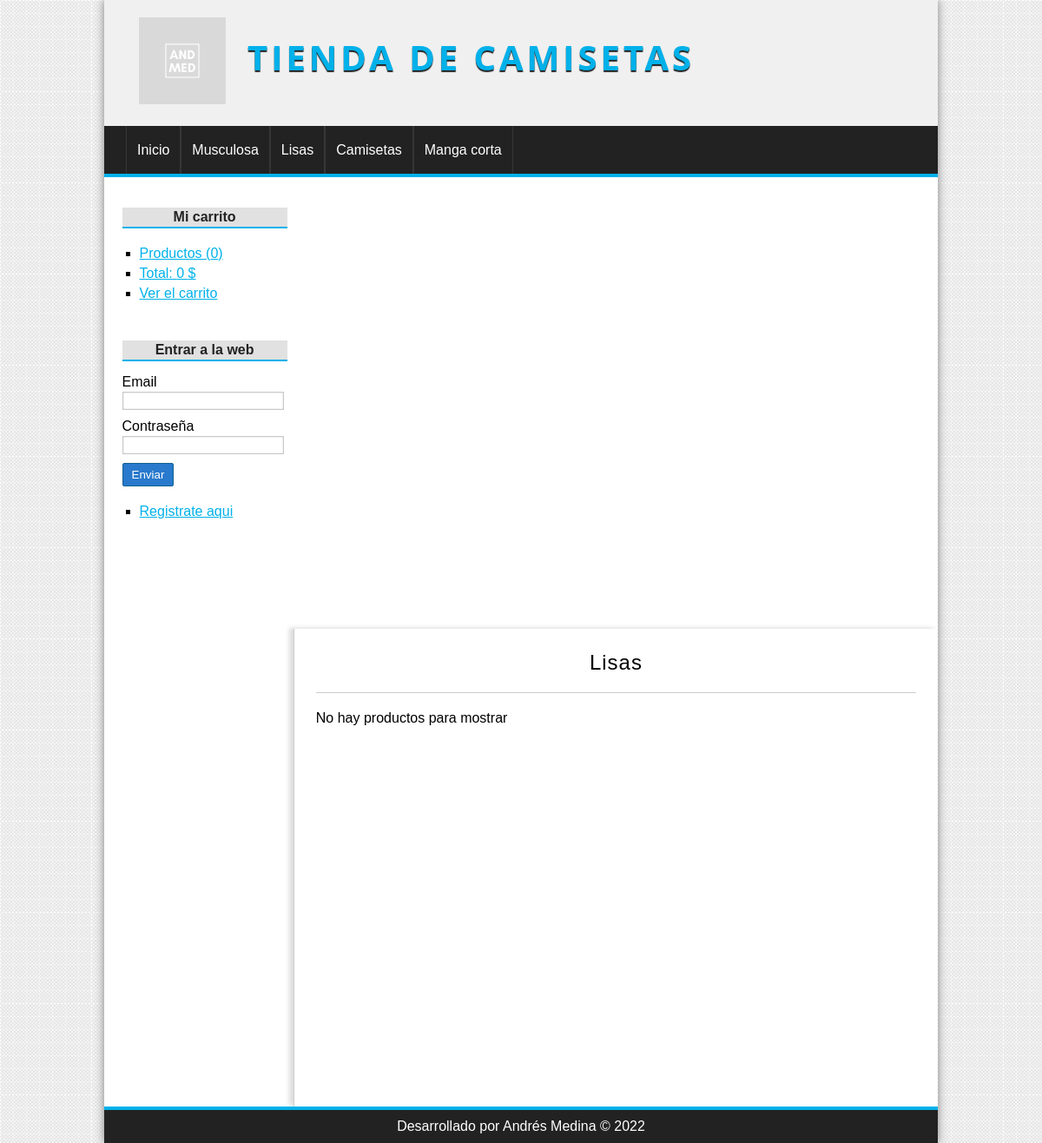
/categoria/ver&id=3, run on the app's committed database.
### tables this page shows
CREATE TABLE categorias(
id              int(255) auto_increment not null,
nombre          varchar(100) not null,
CONSTRAINT pk_categorias PRIMARY KEY(id) 
);

### config/db.php (called while the page is built)
<?php
class Database{
	public static function connect(){
		$db = new mysqli('localhost', 'root', '', 'tienda');
		$db->query("SET NAMES 'utf8'");
		return $db;
	}
}

### helpers/utils.php (called while the page is built, shortened)
<?php
class Utils{
	public static function showCategorias(){
		require_once 'models/categoria.php';
		$categoria = new Categoria();
		$categorias = $categoria->getAll();
		return $categorias;
	}
}

### models/categoria.php (called while the page is built, shortened)
<?php
class Categoria{
	private $id;
	private $db;
	public function __construct() {
		$this->db = Database::connect();
	}
	function getId() {
		return $this->id;
	}
	function setId($id) {
		$this->id = $id;
	}
	public function getAll(){
		$categorias = $this->db->query("SELECT * FROM categorias ORDER BY id DESC;");
		return $categorias;
	}
	public function getOne(){
		$categoria = $this->db->query("SELECT * FROM categorias WHERE id={$this->getId()}");
		return $categoria->fetch_object();
	}
}

### controllers/CategoriaController.php (called while the page is built, shortened)
<?php
require_once 'models/categoria.php';
require_once 'models/producto.php';
class categoriaController{
	public function ver(){
		if(isset($_GET['id'])){
			$id = $_GET['id'];
			$categoria = new Categoria();
			$categoria->setId($id);
			$categoria = $categoria->getOne();
			$producto = new Producto();
			$producto->setCategoria_id($id);
			$productos = $producto->getAllCategory();
		}
		require_once 'views/categoria/ver.php';
	}
}

### models/producto.php (called while the page is built, shortened)
<?php
class Producto{
	private $categoria_id;
	private $db;
	public function __construct() {
		$this->db = Database::connect();
	}
	function getCategoria_id() {
		return $this->categoria_id;
	}
	function setCategoria_id($categoria_id) {
		$this->categoria_id = $categoria_id;
	}
	public function getAllCategory(){
		$sql = "SELECT p.*, c.nombre AS 'catnombre' FROM productos p "
				. "INNER JOIN categorias c ON c.id = p.categoria_id "
				. "WHERE p.categoria_id = {$this->getCategoria_id()} "
				. "ORDER BY id DESC";
		$productos = $this->db->query($sql);
		return $productos;
	}
}

### views/categoria/ver.php (the view, shortened to what this page needs)
<?php if (isset($categoria)): ?>
	<h1><?= $categoria->nombre ?></h1>
	<?php if ($productos->num_rows == 0): ?>
		<p>No hay productos para mostrar</p>
	<?php endif; ?>
<?php else: ?>
	<h1>La categoría no existe</h1>
<?php endif; ?>

### views/layout/header.php (shortened to what this page needs)
<!DOCTYPE HTML>
<html lang="es">
	<head>
		<link rel="stylesheet" href="<?=base_url?>assets/css/styles.css" />
	</head>
	<body>
		<div id="container">
			<nav class="navbar navbar-expand-lg bg-light">
			<header id="header">
				<div id="logo">
					<img src="<?=base_url?>assets/img/logo_index.png" alt="Camiseta Logo" />
					<a href="<?=base_url?>"> Tienda de camisetas </a>
				</div>
			</header>
			</nav>
			<?php $categorias = Utils::showCategorias(); ?>
			<nav id="menu">
				<ul>
					<li>
						<a href="<?=base_url?>">Inicio</a>
					</li>
					<?php while($cat = $categorias->fetch_object()): ?>
						<li>
							<a href="<?=base_url?>categoria/ver&id=<?=$cat->id?>"><?=$cat->nombre?></a>
						</li>
					<?php endwhile; ?>
				</ul>
			</nav>
			<div id="content">

### assets/css/styles.css (style rules this page uses)
* { padding: 0px; margin: 0px; font-family: sans-serif, Helvetica, Arial; }
body { background: url(../img/bg.png); }
a { color: #01B1EA; }
#container { width: 80%; margin: 0px auto; box-shadow: 0px 0px 10px gray; background: white; }
#header { height: 145px; background: #F0F0F0; }
#logo { padding: 20px; margin-left: 20px; float:left; }
#logo img { float:left; height: 100px; }
#logo a { float:left; font-size: 40px; letter-spacing: 4px; font-family: 'Open Sans', Helvetica, Arial; text-transform: uppercase; color: #01B1EA; font-weight: bold; text-decoration: none; margin-top: 18px; margin-left: 25px; text-shadow: 0px 2px 1px #222222; transition: all 300ms; }
#menu { clear:both; background: #222; color: white; height: 55px; border-bottom: 4px solid #01B1EA; }
#menu ul { list-style: none; text-decoration: none; margin: 0px auto; margin-left: 25px; }
#menu ul li { line-height: 55px; float:left; border-right: 1px solid #363636; }
#menu a { display: block; color: white; text-decoration: none; padding-left: 12px; padding-right: 12px; transition: all 300ms; }
#menu a:first-child { border-left: 1px solid #363636; }
#content { margin: 0px auto; overflow: hidden; background: white; }
#central h1 { font-size: 24px; font-weight: normal; letter-spacing: 1px; text-align: center; border-bottom: 1px solid #ccc; margin-bottom: 20px; padding: 20px; padding-top: 0px; }

### data on the page
categorias: nombre "Musculosa"
categorias: nombre "Lisas"
categorias: nombre "Camisetas"
categorias: nombre "Manga corta"

### other printed values
$stats['count'] "0"
$stats['total'] "0"
